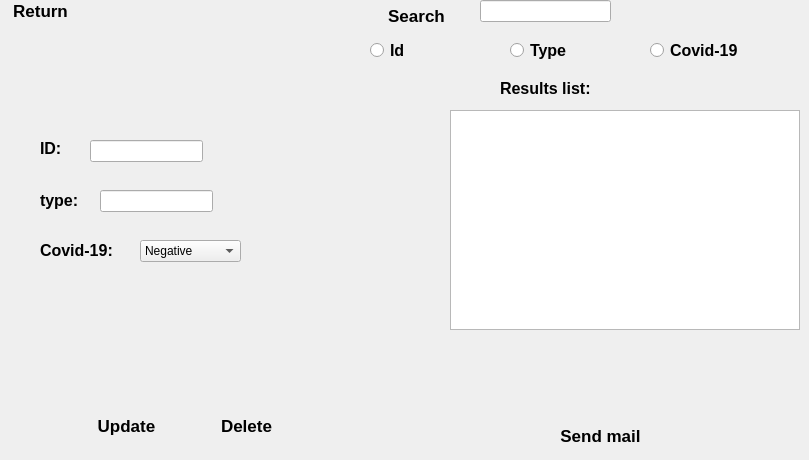
   <widget class="QWidget" name="page6">
    <widget class="QLineEdit" name="lineEdit_typep5_2">
     <property name="geometry">
      <rect>
       <x>100</x>
       <y>190</y>
       <width>113</width>
       <height>22</height>
      </rect>
     </property>
     <property name="maxLength">
      <number>15</number>
     </property>
    </widget>
    <widget class="QTableView" name="tableViewresults">
     <property name="geometry">
      <rect>
       <x>450</x>
       <y>110</y>
       <width>350</width>
       <height>220</height>
      </rect>
     </property>
     <property name="styleSheet">
      <string notr="true">background-image: url(:/img/administration/white.jpg);</string>
     </property>
    </widget>
    <widget class="QLabel" name="label_18">
     <property name="geometry">
      <rect>
       <x>40</x>
       <y>240</y>
       <width>101</width>
       <height>21</height>
      </rect>
     </property>
     <property name="font">
      <font>
       <pointsize>12</pointsize>
       <weight>75</weight>
       <bold>true</bold>
      </font>
     </property>
     <property name="text">
      <string>Covid-19:</string>
     </property>
    </widget>
    <widget class="QLineEdit" name="lineEdit_idp5_2">
     <property name="geometry">
      <rect>
       <x>90</x>
       <y>140</y>
       <width>113</width>
       <height>22</height>
      </rect>
     </property>
     <property name="maxLength">
      <number>8</number>
     </property>
    </widget>
    <widget class="QLabel" name="label_19">
     <property name="geometry">
      <rect>
       <x>40</x>
       <y>190</y>
       <width>56</width>
       <height>21</height>
      </rect>
     </property>
     <property name="font">
      <font>
       <pointsize>12</pointsize>
       <weight>75</weight>
       <bold>true</bold>
      </font>
     </property>
     <property name="text">
      <string>type:</string>
     </property>
    </widget>
    <widget class="QLabel" name="label_17">
     <property name="geometry">
      <rect>
       <x>40</x>
       <y>140</y>
       <width>41</width>
       <height>16</height>
      </rect>
     </property>
     <property name="font">
      <font>
       <pointsize>12</pointsize>
       <weight>75</weight>
       <bold>true</bold>
      </font>
     </property>
     <property name="text">
      <string>ID:</string>
     </property>
    </widget>
    <widget class="QComboBox" name="comboBoxcovid_2">
     <property name="geometry">
      <rect>
       <x>140</x>
       <y>240</y>
       <width>101</width>
       <height>22</height>
      </rect>
     </property>
     <item>
      <property name="text">
       <string>Negative</string>
      </property>
     </item>
     <item>
      <property name="text">
       <string>Positive</string>
      </property>
     </item>
    </widget>
    <widget class="QLabel" name="label_20">
     <property name="geometry">
      <rect>
       <x>500</x>
       <y>80</y>
       <width>121</width>
       <height>16</height>
      </rect>
     </property>
     <property name="font">
      <font>
       <pointsize>12</pointsize>
       <weight>75</weight>
       <bold>true</bold>
      </font>
     </property>
     <property name="text">
      <string>Results list:</string>
     </property>
    </widget>
    <widget class="QPushButton" name="pushButtondeletep6">
     <property name="geometry">
      <rect>
       <x>200</x>
       <y>410</y>
       <width>93</width>
       <height>31</height>
      </rect>
     </property>
     <property name="font">
      <font>
       <pointsize>13</pointsize>
       <weight>75</weight>
       <bold>true</bold>
      </font>
     </property>
     <property name="styleSheet">
      <string notr="true">QPushButton{

     background: qlineargradient(x1: 0, y1: 0, x2: 0, y2: 1,
                                 stop: 0 #f7f7f7, stop: 0.4 #f0f0f0,
                                 stop: 0.5 #e8e8e8, stop: 1.0 #dcdcdc);
border-radius:5px;
border-radius:5px;

}



QPushButton:hover{
background:   qlineargradient(x1: 0, y1: 0, x2: 0, y2: 1,
                                 stop: 0 #1b83fe, stop: 0.4 #4399fe,
                                 stop: 0.5 #5da7fe, stop: 1.0 #77b5fe);
color:white;
}</string>
     </property>
     <property name="text">
      <string>Delete</string>
     </property>
    </widget>
    <widget class="QPushButton" name="pushButtonupdatep6">
     <property name="geometry">
      <rect>
       <x>80</x>
       <y>410</y>
       <width>93</width>
       <height>31</height>
      </rect>
     </property>
     <property name="font">
      <font>
       <pointsize>13</pointsize>
       <weight>75</weight>
       <bold>true</bold>
      </font>
     </property>
     <property name="styleSheet">
      <string notr="true">QPushButton{

     background: qlineargradient(x1: 0, y1: 0, x2: 0, y2: 1,
                                 stop: 0 #f7f7f7, stop: 0.4 #f0f0f0,
                                 stop: 0.5 #e8e8e8, stop: 1.0 #dcdcdc);
border-radius:5px;
border-radius:5px;

}



QPushButton:hover{
background:   qlineargradient(x1: 0, y1: 0, x2: 0, y2: 1,
                                 stop: 0 #1b83fe, stop: 0.4 #4399fe,
                                 stop: 0.5 #5da7fe, stop: 1.0 #77b5fe);
color:white;
}</string>
     </property>
     <property name="text">
      <string>Update</string>
     </property>
    </widget>
    <widget class="QPushButton" name="pushButtonsearch">
     <property name="geometry">
      <rect>
       <x>370</x>
       <y>0</y>
       <width>93</width>
       <height>31</height>
      </rect>
     </property>
     <property name="font">
      <font>
       <pointsize>13</pointsize>
       <weight>75</weight>
       <bold>true</bold>
      </font>
     </property>
     <property name="styleSheet">
      <string notr="true">QPushButton{

     background: qlineargradient(x1: 0, y1: 0, x2: 0, y2: 1,
                                 stop: 0 #f7f7f7, stop: 0.4 #f0f0f0,
                                 stop: 0.5 #e8e8e8, stop: 1.0 #dcdcdc);
border-radius:5px;
border-radius:5px;

}



QPushButton:hover{
background:   qlineargradient(x1: 0, y1: 0, x2: 0, y2: 1,
                                 stop: 0 #1b83fe, stop: 0.4 #4399fe,
                                 stop: 0.5 #5da7fe, stop: 1.0 #77b5fe);
color:white;
}</string>
     </property>
     <property name="text">
      <string>Search</string>
     </property>
    </widget>
    <widget class="QPushButton" name="pushButtonmail">
     <property name="geometry">
      <rect>
       <x>540</x>
       <y>420</y>
       <width>121</width>
       <height>31</height>
      </rect>
     </property>
     <property name="font">
      <font>
       <pointsize>13</pointsize>
       <weight>75</weight>
       <bold>true</bold>
      </font>
     </property>
     <property name="styleSheet">
      <string notr="true">QPushButton{

     background: qlineargradient(x1: 0, y1: 0, x2: 0, y2: 1,
                                 stop: 0 #f7f7f7, stop: 0.4 #f0f0f0,
                                 stop: 0.5 #e8e8e8, stop: 1.0 #dcdcdc);
border-radius:5px;
border-radius:5px;

}



QPushButton:hover{
background:   qlineargradient(x1: 0, y1: 0, x2: 0, y2: 1,
                                 stop: 0 #1b83fe, stop: 0.4 #4399fe,
                                 stop: 0.5 #5da7fe, stop: 1.0 #77b5fe);
color:white;
}</string>
     </property>
     <property name="text">
      <string>Send mail</string>
     </property>
    </widget>
    <widget class="QLineEdit" name="lineEditsearch">
     <property name="geometry">
      <rect>
       <x>480</x>
       <y>0</y>
       <width>131</width>
       <height>22</height>
      </rect>
     </property>
     <property name="maxLength">
      <number>8</number>
     </property>
    </widget>
    <widget class="QRadioButton" name="radioButtonid">
     <property name="geometry">
      <rect>
       <x>370</x>
       <y>40</y>
       <width>97</width>
       <height>20</height>
      </rect>
     </property>
     <property name="font">
      <font>
       <pointsize>12</pointsize>
       <weight>75</weight>
       <bold>true</bold>
      </font>
     </property>
     <property name="text">
      <string>Id</string>
     </property>
    </widget>
    <widget class="QRadioButton" name="radioButtontype">
     <property name="geometry">
      <rect>
       <x>510</x>
       <y>40</y>
       <width>97</width>
       <height>21</height>
      </rect>
     </property>
     <property name="font">
      <font>
       <pointsize>12</pointsize>
       <weight>75</weight>
       <bold>true</bold>
      </font>
     </property>
     <property name="text">
      <string>Type</string>
     </property>
    </widget>
    <widget class="QRadioButton" name="radioButtoncovid19">
     <property name="geometry">
      <rect>
       <x>650</x>
       <y>40</y>
       <width>121</width>
       <height>20</height>
      </rect>
     </property>
     <property name="font">
      <font>
       <pointsize>12</pointsize>
       <weight>75</weight>
       <bold>true</bold>
      </font>
     </property>
     <property name="text">
      <string>Covid-19</string>
     </property>
    </widget>
    <widget class="QPushButton" name="pushbutton_returnp6">
     <property name="geometry">
      <rect>
       <x>0</x>
       <y>0</y>
       <width>81</width>
       <height>21</height>
      </rect>
     </property>
     <property name="font">
      <font>
       <pointsize>13</pointsize>
       <weight>75</weight>
       <bold>true</bold>
      </font>
     </property>
     <property name="styleSheet">
      <string notr="true">QPushButton{

     background: qlineargradient(x1: 0, y1: 0, x2: 0, y2: 1,
                                 stop: 0 #f7f7f7, stop: 0.4 #f0f0f0,
                                 stop: 0.5 #e8e8e8, stop: 1.0 #dcdcdc);
border-radius:5px;
border-radius:5px;

}



QPushButton:hover{
background:   qlineargradient(x1: 0, y1: 0, x2: 0, y2: 1,
                                 stop: 0 #1b83fe, stop: 0.4 #4399fe,
                                 stop: 0.5 #5da7fe, stop: 1.0 #77b5fe);
color:white;
}</string>
     </property>
     <property name="text">
      <string>Return</string>
     </property>
    </widget>
   </widget>
